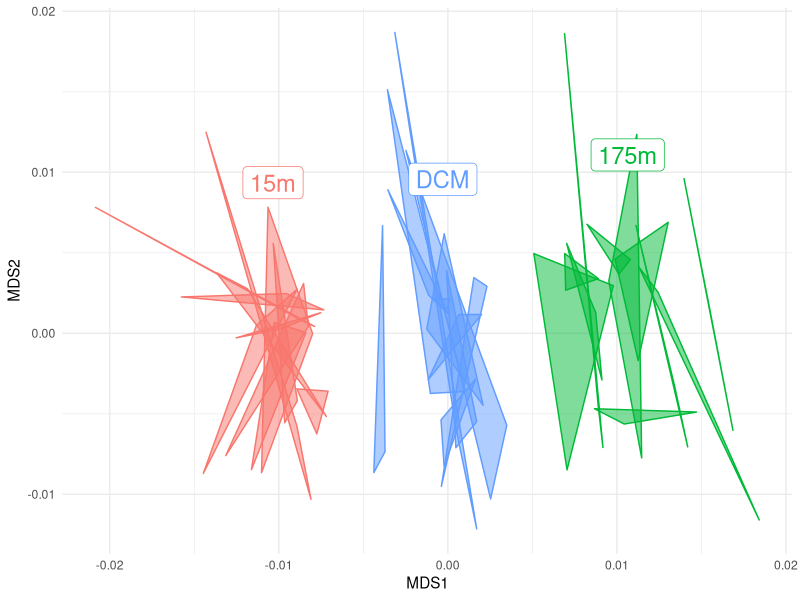
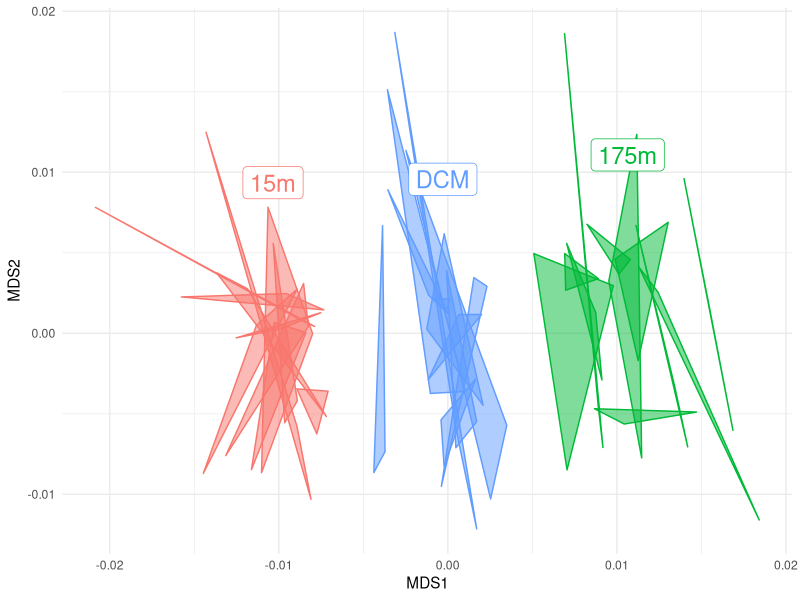

Reproduce these figures in R, in order.

library(tidyverse)
library(vegan)


# norm_peaks contains integrated peak areas across many files for many features
norm_peaks <- read.csv("data/norm_peaks.csv")
# metadata contains sample depth and corresponding file name
metadata <- read.csv("data/metadata_complete.csv")

# Select only proper "samples", leaving out blanks and standards
clean_df <- norm_peaks %>%
  left_join(metadata) %>%
  filter(samp_type=="Smp") %>%
  select(feature, norm_area, filename, depth)

# Convert to matrix in wide format
clean_mat <- clean_df %>%
  select(feature, norm_area, filename) %>%
  pivot_wider(values_from = norm_area, names_from = feature) %>%
  column_to_rownames("filename")

# Normalize
normalized_mat <- scale(clean_mat)

# Perform NMDS
nmds_output <- metaMDS(clean_mat, distance = "euclidean", k=2)

# Convert vegan output to familiar data frame
nmds_df <- nmds_output$points %>%
  as.data.frame() %>%
  rownames_to_column("filename") %>%
  left_join(metadata) %>%
  select(filename, starts_with("MDS"), depth) %>%
  mutate(basename=str_extract(filename, "MS\\d+C\\d+.*(?=_[A-C])"))

nmds_labels <- nmds_df %>%
  group_by(depth) %>%
  summarise(MDS1=mean(MDS1), MDS2=mean(MDS2))

# Plot
gp <- ggplot(nmds_df, aes(x=MDS1, y=MDS2)) +
  geom_polygon(aes(fill=depth, group=basename), alpha=0.5) +
  geom_polygon(aes(color=depth, group=basename), fill=NA) +
  theme_minimal() +
  theme(legend.position="none") +
  geom_label(data = nmds_labels, aes(color=depth, label=depth), 
             size=6, nudge_y = 0.01)
gp

# Save with fixed parameters
ggsave(filename = "nmds_shardplot.png", plot = gp, device = "png", 
       width = 8, height = 3, units = "in", dpi = 144, type="cairo")
